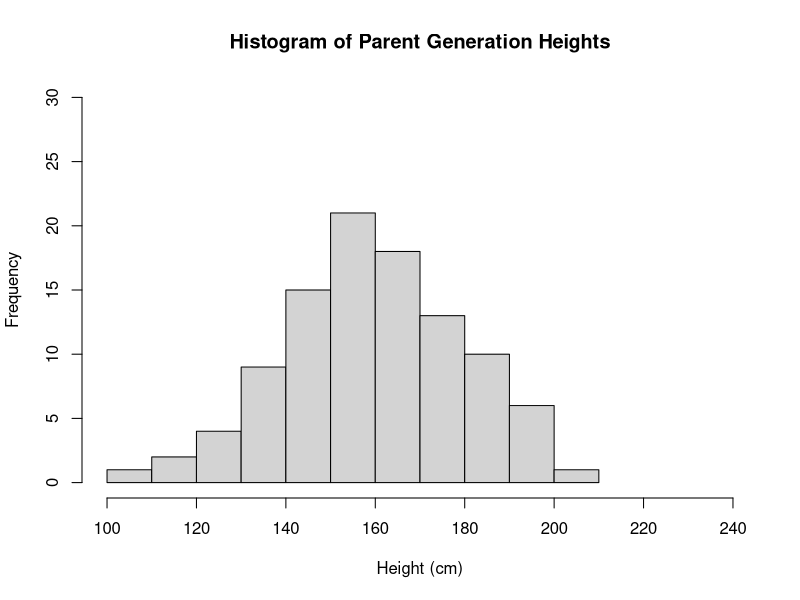
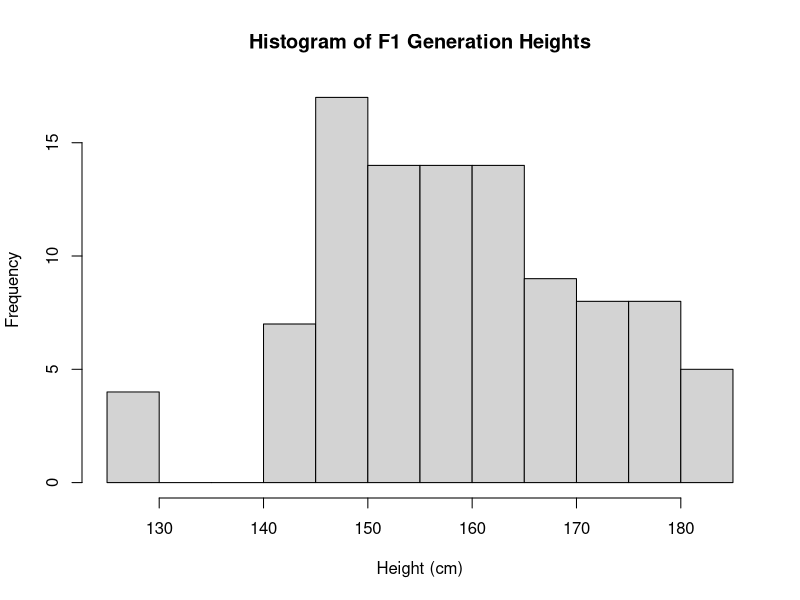
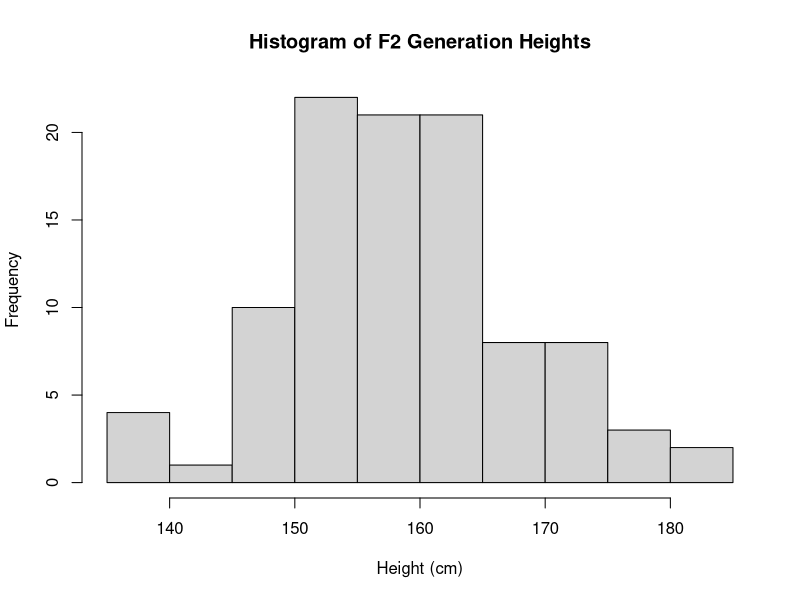
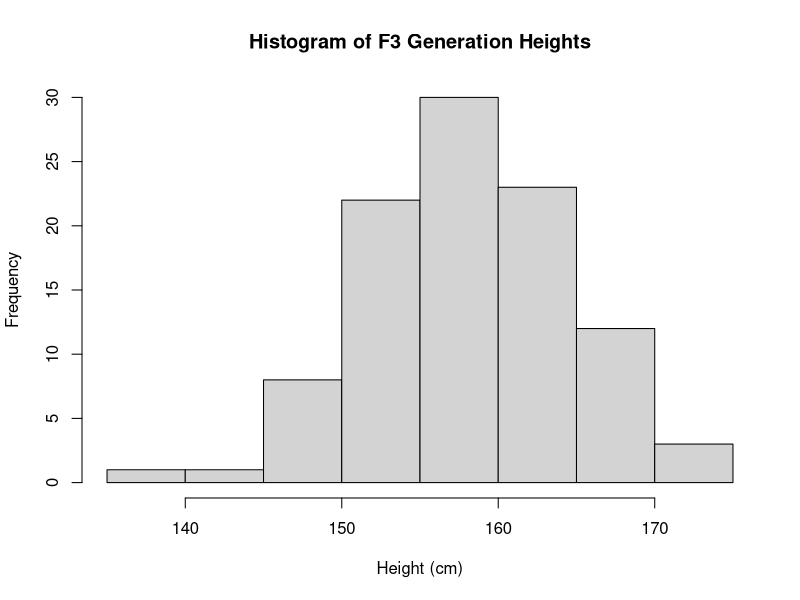
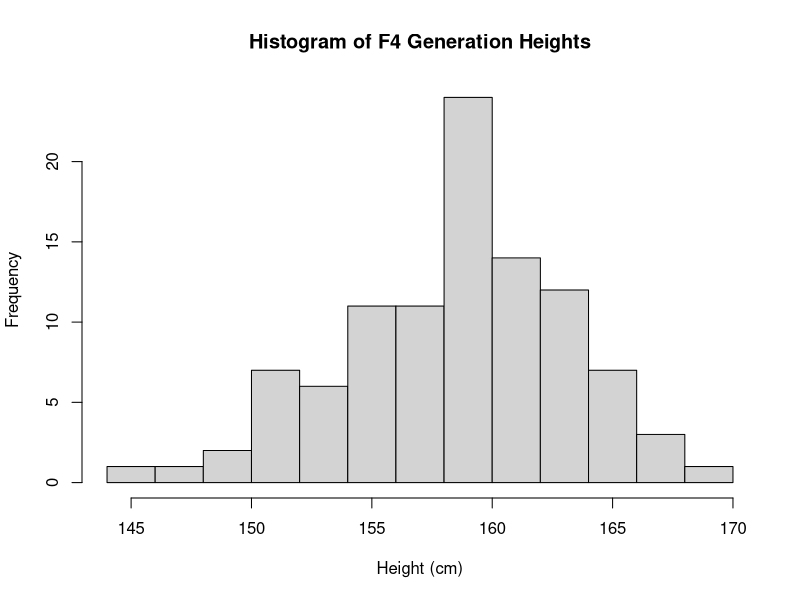
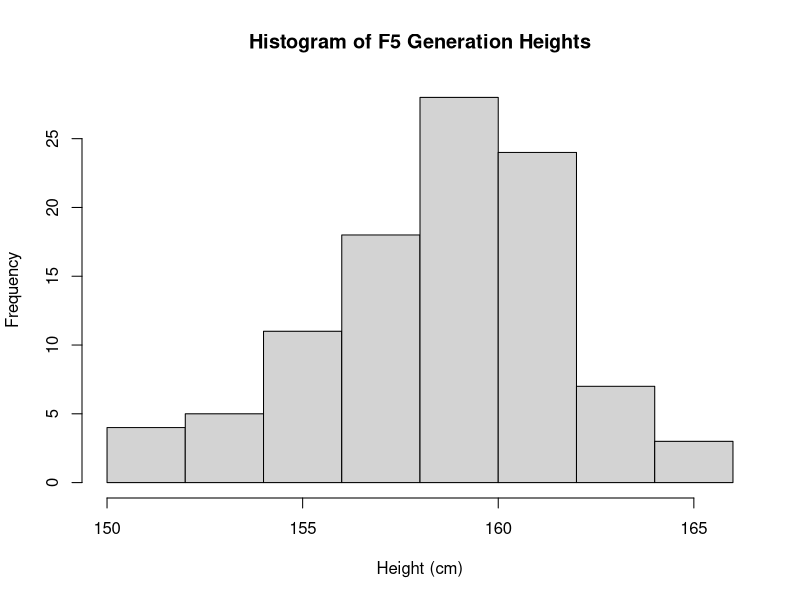
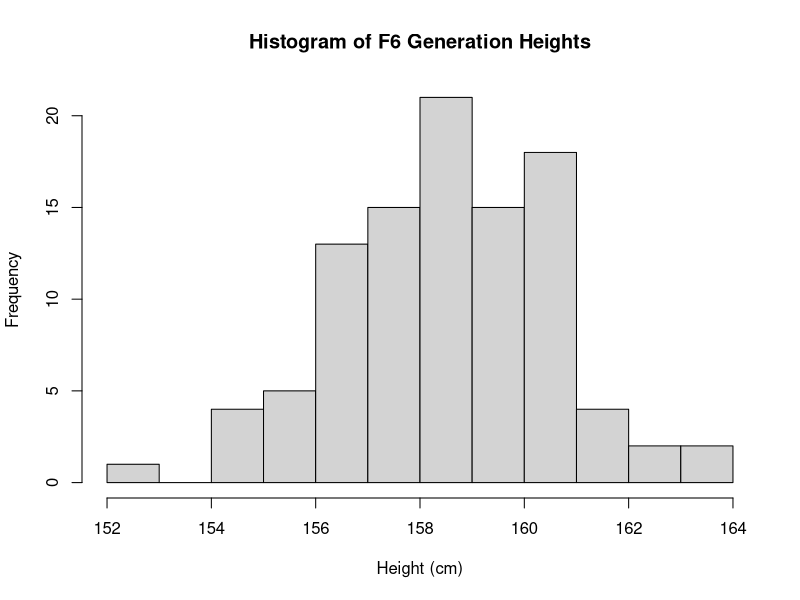
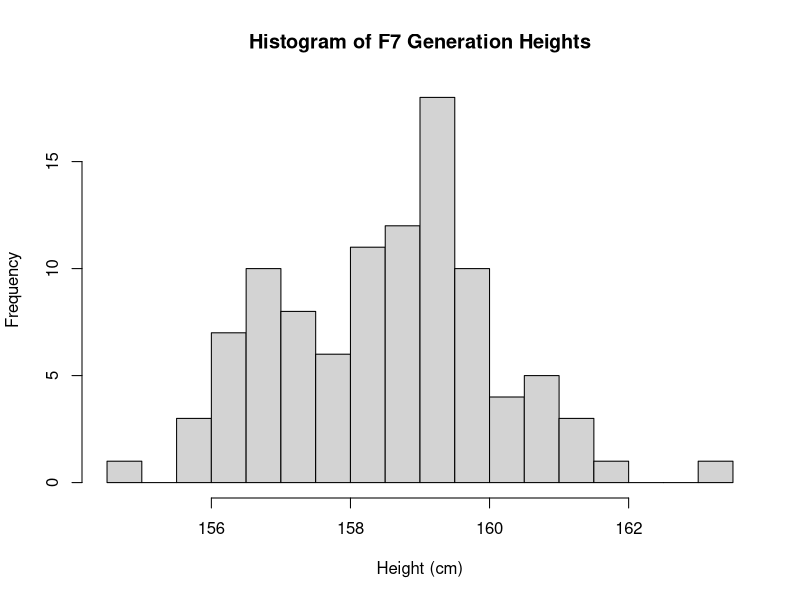

Source code (R) for these figures, in order:
## ---- chunk 1
pop <- data.frame(m = rnorm(100, 160, 20), f = rnorm(100, 160, 20)) # rnorm(n, mean, sd)

# m and f are paired at random
# each pair makes 2 offspring (1 m and 1 f)
# height of offspring = avg of parents
## ---- chunk 2
next_gen <- function(pop) {
    pop$m <- sample(pop$m) # randomly permutes order of the m
    pop$m <- rowMeans(pop) # finds mean of m & f (each row), defining it as the value for the next generation
    pop$f <- pop$m # both m & f offspring have avg height of parents
    pop # returns a data frame with the same structure
}
## ---- chunk 3
# make it a loop with a counter
# 9 generations, 9 - 1 = 8
# 1:8 to 2:9 so I can include the parent generation in the same list

f_gens <- list(pop) # list of data frames

# generate another 8 generations
for (i in 2:9) {
  f_gens[[i]] <- next_gen(f_gens[[(i-1)]]) # be careful to reference the previous generation, not just the parent pop
}

# histograms
hist(f_gens[[1]]$m, breaks=15, xlim=range(100,240), ylim=range(0,30), main='Histogram of Parent Generation Heights', xlab='Height (cm)')
hist(f_gens[[2]]$m, breaks=15, main='Histogram of F1 Generation Heights', xlab='Height (cm)')
hist(f_gens[[3]]$m, breaks=15, main='Histogram of F2 Generation Heights', xlab='Height (cm)')
hist(f_gens[[4]]$m, breaks=13, main='Histogram of F3 Generation Heights', xlab='Height (cm)')
hist(f_gens[[5]]$m, breaks=10, main='Histogram of F4 Generation Heights', xlab='Height (cm)')
hist(f_gens[[6]]$m, breaks=10, main='Histogram of F5 Generation Heights', xlab='Height (cm)')
hist(f_gens[[7]]$m, breaks=15, main='Histogram of F6 Generation Heights', xlab='Height (cm)')
hist(f_gens[[8]]$m, breaks=13, main='Histogram of F7 Generation Heights', xlab='Height (cm)')
hist(f_gens[[9]]$m, breaks=10, main='Histogram of F8 Generation Heights', xlab='Height (cm)')
## ---- chunk 4
library(ggplot2)
# make a generation variable, I need everything in one dataframe
gen_count <- rep(c(seq(1, 9)), each=100)

multi_gen <- rbind(f_gens[[1]], f_gens[[2]], f_gens[[3]], f_gens[[4]], f_gens[[5]], f_gens[[6]], f_gens[[7]], f_gens[[8]], f_gens[[9]])

total <- cbind(multi_gen, gen_count)

# scatter plot
# all 9 are displayed on 1 device, 3x3
# m along x axis, f along y axis

p = ggplot(data=total) + geom_point(mapping = aes(x=m, y=f), alpha = 0.2)
p + facet_wrap(~ gen_count)
## ---- chunk 5
# power function from assignment 3
power <- function(sample_size) {
  mean(replicate(1000, {
  treatment <- rbinom(sample_size, 1, 0.5)
  outcome <- rnorm(sample_size, mean=60, sd=20)
  for (i in 1:sample_size) {
    if (treatment[i]==1){
      outcome[i] <- outcome[i] + 5}
    }
  t.test(outcome ~ treatment, alternative='two.sided', mu=0)$p.value
  }) < 0.05)
}

# now working on the homework problem

# another attempt at bootstrapping
sim_sample <- function (sample_size) {
  treatment <- rbinom(sample_size, 1, 0.5)
  outcome <- rnorm(sample_size, mean=60, sd=20)
      for (i in 1:sample_size) {
        if (treatment[i]==1){
          outcome[i] <- outcome[i] + 5
        }
      }
  df <- data.frame(treatment, outcome)
  df
}

boot_interval <- function(sample_size) {
  x <- sim_sample(sample_size)
  # set up the empty matrix
  bootmean <- matrix(nrow=1000, ncol=2) 
  
  # bootstrapping
  for(i in 1:nrow(bootmean)) {
    boot.x <- x[sample(nrow(x), nrow(x), replace=TRUE),] # bootstrap sample
    controls <- boot.x[which(boot.x[,1]==as.integer(0)),][,2]
    exp <- boot.x[which(boot.x[,1]==as.integer(1)),][,2]
    bootmean[i,] <- c(mean(controls), mean(exp))
  }
  
  # separate the control and treatment groups, and find the mean of each
  controls <- bootmean[,1] 
  exp <- bootmean[,2]
  means <- c(mean(controls), mean(exp))
  # find the 5% and 95% bootstrap intervals for the mean of each group
  control_interval <- means[1] + qnorm(c(0.05, 0.95)) * sd(controls) #/ sqrt(length(controls)) 
  exp_interval <- means[2] + qnorm(c(0.05, 0.95)) * sd(exp) #/ sqrt(length(exp))
  
  # get set up for the data frame - these will both be columns
  low_ci <- c(control_interval[1], exp_interval[1])
  high_ci <- c(control_interval[2], exp_interval[2])
  # data frame
  boot_data <- data.frame(
    means,
    low_ci, # low, rows still match up
    high_ci, # high
    rep(sample_size, 2),
    as.factor(c(0,1)) # controls first, then treatment group
  )
  names(boot_data) <- c('means', 'low_ci', 'high_ci', 'sample_size', 'treatment') # I want the names of columns to all make sense
  boot_data
}

boot_interval(250) # yay! It works
## ---- chunk 6
# on to running with different sample sizes!
boot_list <- seq(from=250, to=2500, by=250) # now to increase the sample size

# I originally wanted to combine these into one dataframe using a loop, but I was having trouble getting it to work
final <- rbind(boot_interval(250), boot_interval(500), boot_interval(750), boot_interval(1000), boot_interval(1250), boot_interval(1500), boot_interval(1750), boot_interval(2000), boot_interval(2250), boot_interval(2500))

final # all info in one dataframe, with a column clarifying treatment vs control

## ---- chunk 7
makeTransparent = function(..., alpha=0.5) {
  if(alpha<0 | alpha>1) stop("alpha must be between 0 and 1")
  alpha = floor(255*alpha)  
  newColor = col2rgb(col=unlist(list(...)), alpha=FALSE)
  .makeTransparent = function(col, alpha) {
    rgb(red=col[1], green=col[2], blue=col[3], alpha=alpha, maxColorValue=255)
  }
  newColor = apply(newColor, 2, .makeTransparent, alpha=alpha)
  return(newColor)
}

par(new=FALSE)
plot(NULL,
  xlim=c(-1, 1),
  ylim=c(-1, 1),
  xlab="",
  ylab=""
)

polygon(x=c(seq(-0.75, 0.25, length.out=100), seq(0.25, -0.75, length.out=100)),
        y=c(rep(-0.25, 100), rep(0.75, 100)), border=NA, col=makeTransparent('blue',alpha=0.5))
polygon(x=c(seq(-0.25, 0.75, length.out=100), seq(0.75, -0.25, length.out=100)),
        y=c(rep(-0.75, 100), rep(0.25, 100)), border=NA, col=makeTransparent('red',alpha=0.5))
## ---- chunk 8
library(ggplot2)

ggplot(data=final, aes(x=sample_size, y=means, group=treatment, color=treatment, fill=treatment)) + 
  geom_line(col="black") +
  geom_ribbon(aes(ymin=low_ci, ymax=high_ci), alpha=0.2)

